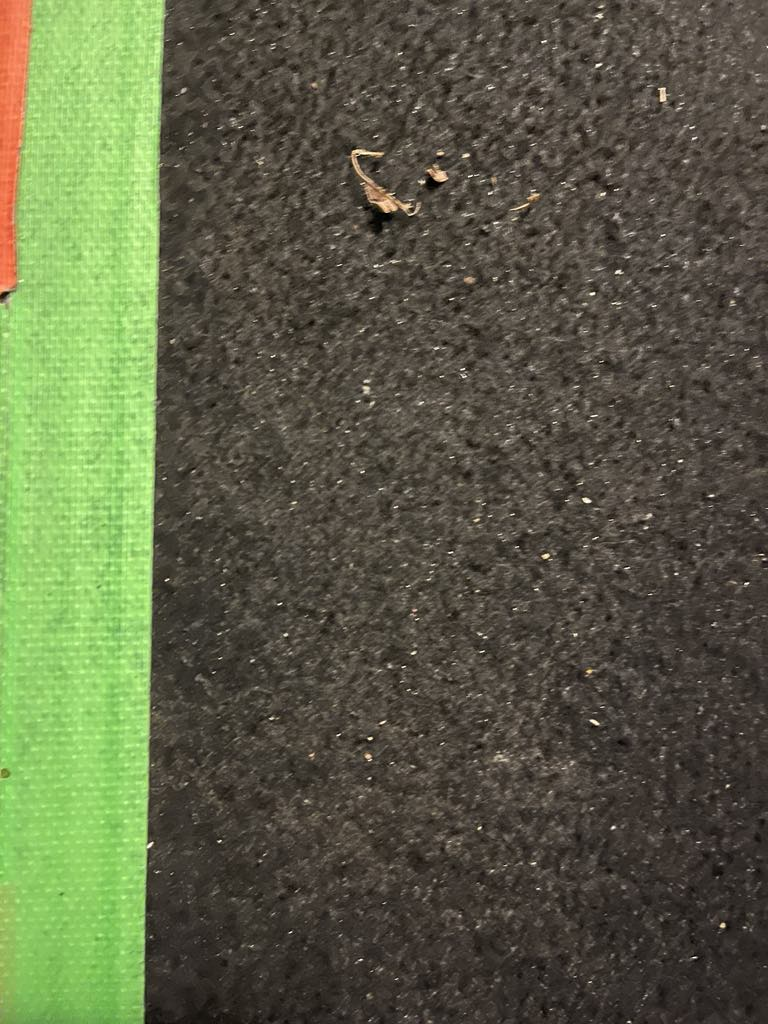
#> input picture code_24/test.jpeg, 768 x 1024 px
$ python -i camera.py   (imports and definitions only)
#> lines starting #> are read from the running program, lines starting #| are printed output that depends on the picture; after the words box and inside, x2 and y2 are one past the last pixel; in counts of white or black regions, pixels touching at a corner belong together
#> further down, picture is the input picture: shape (1024, 768, 3); mean B, G, R 70.1, 96.4, 91.8
import cv2
import os
import numpy as np

crop_height = 220
number_of_rays = 75

def sample_label(mask_r, mask_g, v, sample_radius, labels):
    color = 0 # 0 none, 1 red, 2 green, 3 car, 4 obstacle

    avg_r, avg_g = 0, 0
    for i in range(-sample_radius, sample_radius+1):
        for j in range(-sample_radius, sample_radius+1):
            avg_r += mask_r[j+v[1], i+v[0]]
            avg_g += mask_g[j+v[1], i+v[0]]

    avg_r = avg_r / (sample_radius*sample_radius)
    avg_g = avg_g / (sample_radius*sample_radius)


    if avg_r >= 127:
        color = 1
    elif avg_g >= 127:
        color = 2

    for l in labels:
        if v[0] >= l[0] and v[0] <= l[1]:
            color = 3

    if color == 0:
        color = 4

    return color

class Camera:
    def __init__(self, width=854, height=480):
        self.width = width
        self.height = height
        self.fromfile = False
        pass

    def read_frame(self):
        path = input("file name ?")
        img = cv2.imread('photos/2/'+path)
        #img = cv2.imread('photos/2/13.jpg')
        frame = cv2.flip(img, 0)
        frame = cv2.resize(frame, (self.width, self.height))
        return frame


    def process_stream(self, img):
        if self.fromfile == False:
            frame = img
        else:
            frame = self.read_frame()

        frame = frame[crop_height:, :, :]
        frame_hsv = cv2.cvtColor(frame, cv2.COLOR_BGR2HSV)
#> frame_hsv: shape (804, 768, 3); mean H, S, V 23, 67.5, 99.8


        # ----------------------------------------------------------------------
        # COLOR DETECTION
        # ----------------------------------------------------------------------
        red_lower = np.array([0, 50, 75])     # EN HSV, A AJUSTER POUR QUE LE MUR SOIT DETECTE
        red_upper = np.array([10, 220, 100])    # EN HSV, A AJUSTER POUR QUE LE MUR SOIT DETECTE

        red_lower2 = np.array([120, 50, 25])
        red_upper2 = np.array([180, 220, 230])

        green_lower = np.array([30, 70, 30])  # EN HSV, A AJUSTER POUR QUE LE MUR SOIT DETECTE
        green_upper = np.array([85, 255, 255])  # EN HSV, A AJUSTER POUR QUE LE MUR SOIT DETECTE

        mask_r1 = cv2.inRange(frame_hsv, red_lower, red_upper)
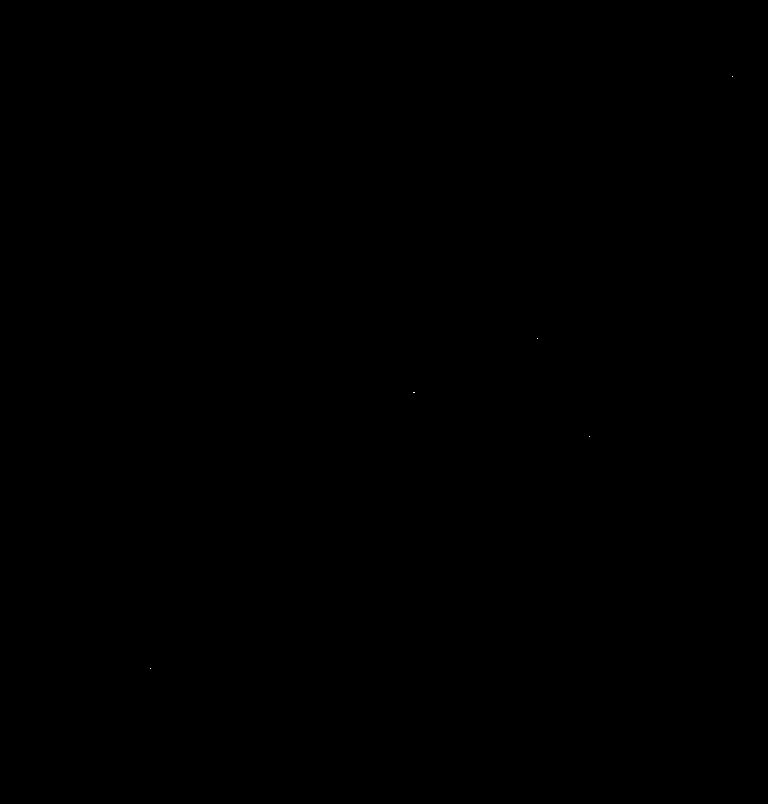
#> mask_r1: shape (804, 768); 0% white in thin lines or dots, all inside (x1, y1, x2, y2) = (150, 76, 733, 669)
        mask_r2 = cv2.inRange(frame_hsv, red_lower2, red_upper2)
#> mask_r2: shape (804, 768); 0% white in thin lines or dots, all inside (x1, y1, x2, y2) = (419, 76, 768, 804)
        mask_r = mask_r1
        mask_r = cv2.bitwise_or(mask_r1, mask_r2)
#> mask_r: shape (804, 768); 0% white in thin lines or dots, all inside (x1, y1, x2, y2) = (150, 76, 768, 804)

        mask_g = cv2.inRange(frame_hsv, green_lower, green_upper)
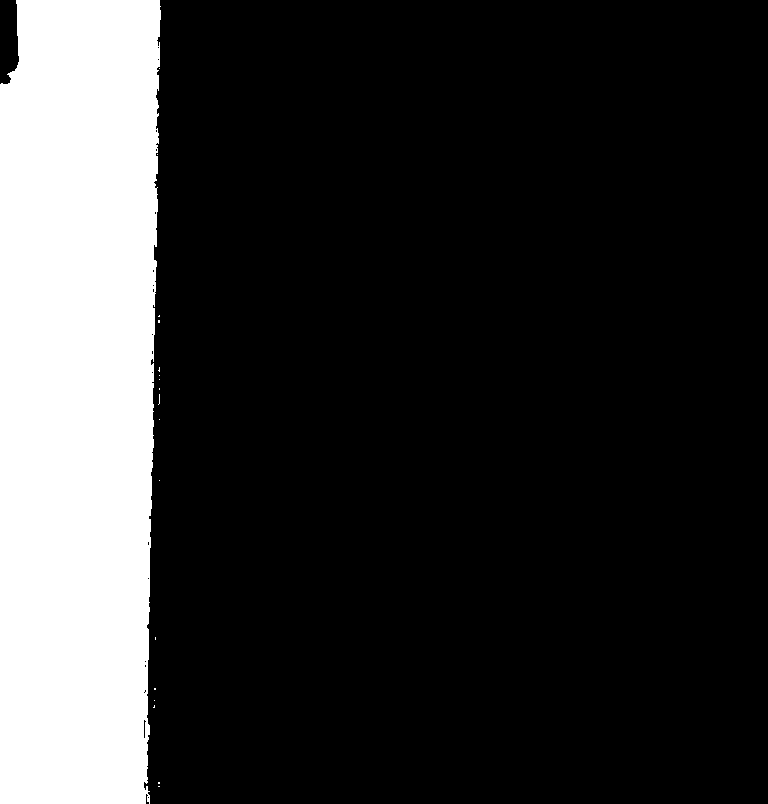
#> mask_g: shape (804, 768); 19.7% white; 18 white regions (17 under 20 px), largest, box (x1, y1, x2, y2) and area: (0, 0, 161, 804) 121864


        kernel = np.ones((3, 3), np.uint8)
        mask_r = cv2.morphologyEx(mask_r, cv2.MORPH_CLOSE, kernel)
        mask_g = cv2.morphologyEx(mask_g, cv2.MORPH_CLOSE, kernel)
#> mask_g: shape (804, 768); 19.8% white; 15 white regions (14 under 20 px), largest, box (x1, y1, x2, y2) and area: (0, 0, 161, 804) 122010


        stack_r = np.column_stack(np.where(mask_r > 0))
#> stack_r = 18 rows, first 8: [76, 721], [76, 732], [327, 758], [327, 759], [327, 760], [338, 537], [341, 766], [341, 767]
        avg_r = 0
        # If no white pixels, return None
        if len(stack_r) == 0:
            avg_r = -1
        else:
            avg_r = np.mean(stack_r[:, 1])/self.width # POSITION MOYENNE DE LA COULEUR ROUGE
#> avg_r = 0.733

        stack_g = np.column_stack(np.where(mask_g > 0))
#> stack_g = 122064 pairs, first value 0 to 803, second value 0 to 160
        avg_g = 0
        # If no white pixels, return None
        if len(stack_g) == 0:
            avg_g = -1
        else:
            avg_g = np.mean(stack_g[:, 1])/self.width # POSITION MOYENNE DE LA COULEUR
#> avg_g = 0.0902

        frame_disp = np.copy(frame)
        frame_disp[:,:,2][mask_r>0] += 100
#> frame_disp: shape (804, 768, 3); mean B, G, R 68.1, 94.6, 88.4
        frame_disp[:,:,1][mask_g>0] += 100
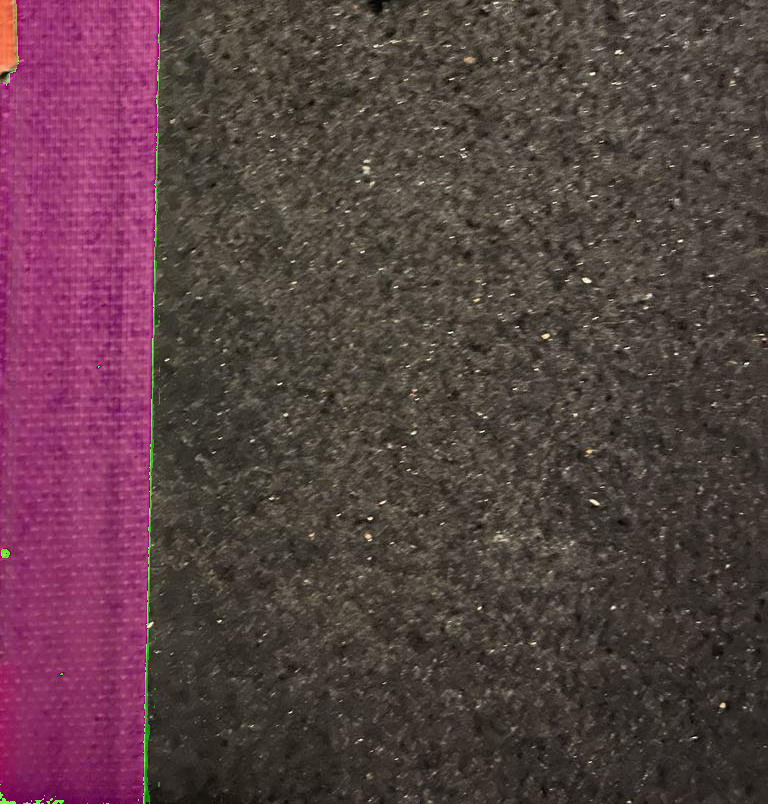
#> frame_disp: shape (804, 768, 3); mean B, G, R 68.1, 64.6, 88.4


        # ----------------------------------------------------------------------
        # EDGE / CAR DETECTION
        # ----------------------------------------------------------------------
        img_gray = cv2.cvtColor(frame, cv2.COLOR_RGB2GRAY)
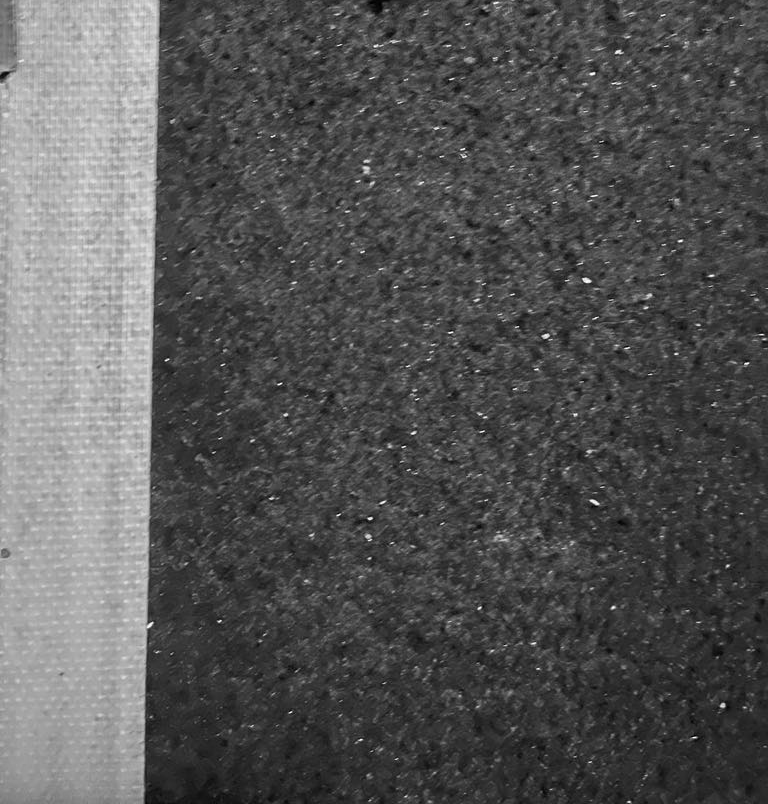
#> img_gray: shape (804, 768); min 0, max 253, mean 85.9
        # Blur the image for better edge detection
        img_blur = cv2.GaussianBlur(img_gray, (5,5), 0)
        canny_img = cv2.Canny(img_blur, 100, 200)
#> canny_img: shape (804, 768); 1.4% white in thin lines or dots

        # CONTOUR (CAR) DETECTION
        # Apply morphological closing to connect edges
        kernel = np.ones((5, 5), np.uint8)
        closed = cv2.morphologyEx(canny_img, cv2.MORPH_CLOSE, kernel)
#> closed: shape (804, 768); 2.1% white; 363 white regions (98 under 20 px), largest, box (x1, y1, x2, y2) and area: (144, 0, 162, 804) 997, (503, 202, 524, 225) 196, (647, 29, 684, 51) 172

        # Find connected components with stats
        num_labels, labels, stats, centroids = cv2.connectedComponentsWithStats(closed, connectivity=8)
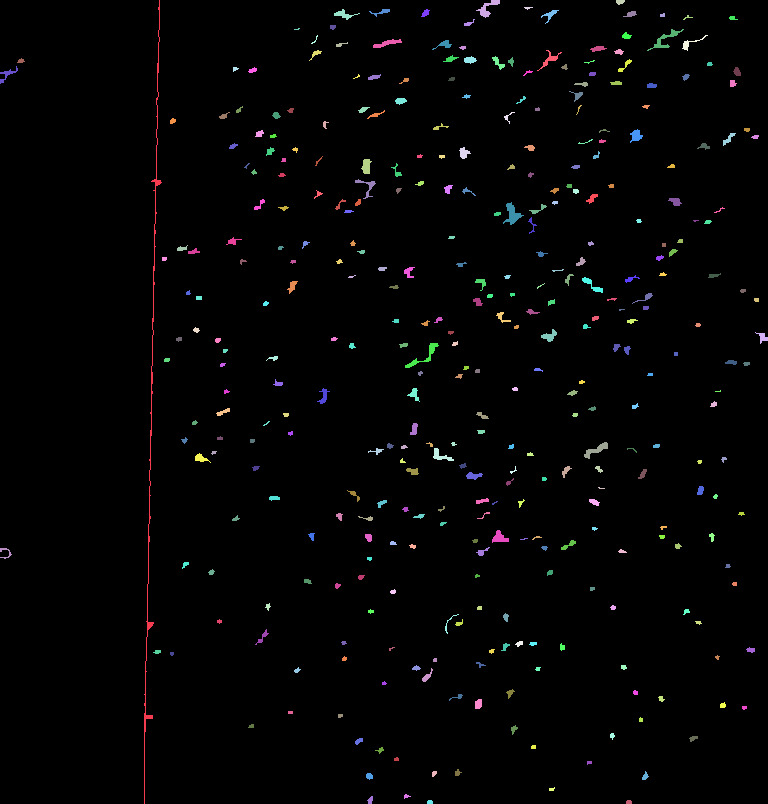
#> labels: shape (804, 768) int32; 364 distinct labels, from 0 to 363; one colour per label, 0 black
#> num_labels = 364; stats = 364 rows, first 6: [0, 0, 768, 804, 604335], [144, 0, 18, 804, 997], [476, 0, 24, 18, 149], [616, 0, 9, 5, 34], [524, 7, 9, 3, 15], [334, 9, 26, 11, 97]; centroids = 364 pairs, first value 5.2 to 762.1, second value 1.5 to 801.6

        # Minimum area to consider (adjust based on your scenario)
        min_area = 500
        min_density = 0.4

        car_label = []
        for i in range(1, num_labels):
            component_mask = (labels==i).astype(np.uint8)
            original_edges_in_component = cv2.bitwise_and(canny_img, canny_img, mask=component_mask)

            component_area = stats[i, cv2.CC_STAT_AREA]
            edge_pixels = np.count_nonzero(original_edges_in_component)
            edge_density = edge_pixels / component_area if component_area > 0 else 0

            if edge_density >= min_density and component_area >= min_area:
                x = stats[i, cv2.CC_STAT_LEFT]
                y = stats[i, cv2.CC_STAT_TOP]
                w = stats[i, cv2.CC_STAT_WIDTH]
                h = stats[i, cv2.CC_STAT_HEIGHT]
                car_label.append((x, x+w))
                cv2.rectangle(frame_disp, (x, y), (x + w, y + h), (255, 0, 0), 2)
#> this loop made 363 passes
#> (component_area, edge_pixels, edge_density, x, y, w, h) on pass 1: (997, 851, 0.854, 144, 0, 18, 804)
#> (component_area, edge_pixels, edge_density) on passes 2, 3, 5, 6, 7, 8: (149, 62, 0.416), (34, 16, 0.471), (97, 56, 0.577), (56, 36, 0.643), (42, 24, 0.571), (73, 42, 0.575)
#> pass 1, in process_stream, `component_mask = (labels==i).astype(np.uint8)`:
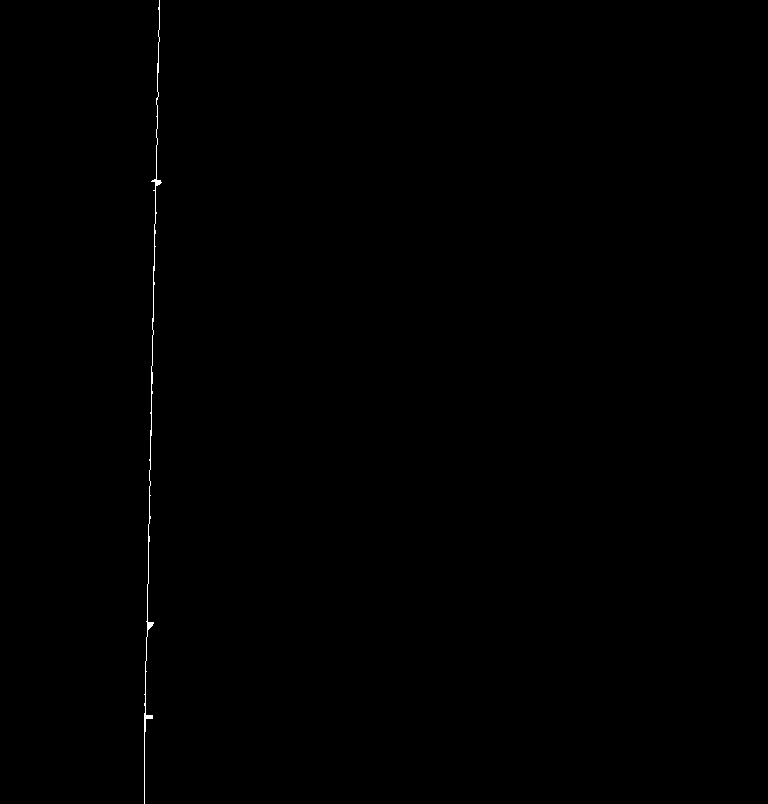
#> component_mask: shape (804, 768); values 0 (black) and 1 (white), 0.16% white in thin lines or dots, all inside (x1, y1, x2, y2) = (144, 0, 162, 804)
#> after the loop:
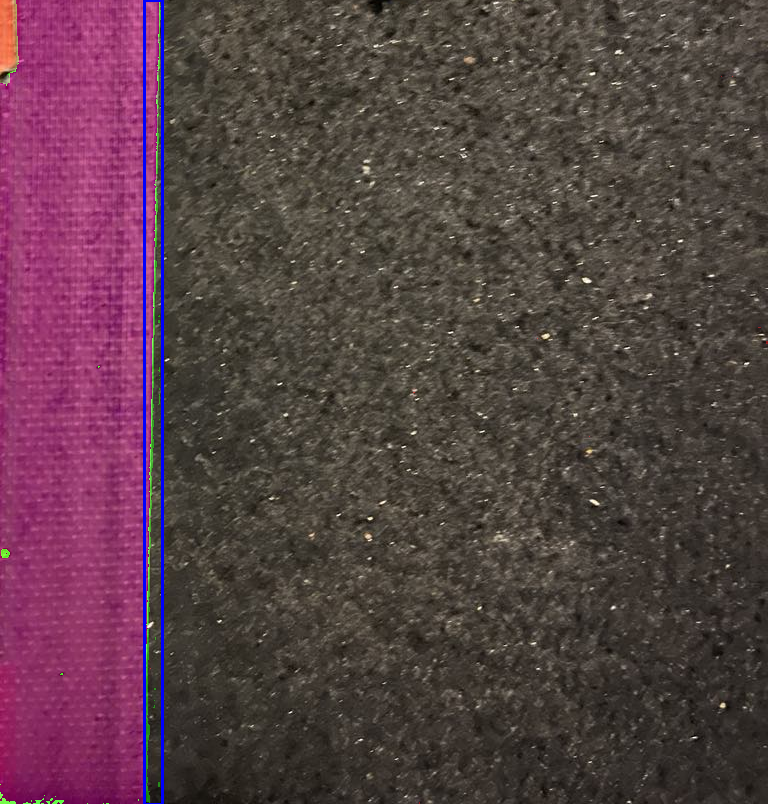
#> frame_disp: shape (804, 768, 3); 0.79% of pixels changed, all inside (x1, y1, x2, y2) = (143, 0, 164, 804)
#> after the loop: original_edges_in_component: shape (804, 768); 0% white in thin lines or dots, all inside (x1, y1, x2, y2) = (626, 800, 632, 804)
#> after the loop, car_label = [(144, 162)]

        # ----------------------------------------------------------------------
        # LIDAR POINT SAMPLING
        # ----------------------------------------------------------------------
        margin = 5
        points = np.linspace(0+margin, self.width-margin-1, number_of_rays, dtype=int)
        height_of_color = 10
        sample_radius = 5

        ray_pos = [(v, height_of_color) for v in points]
        ray_labels = [sample_label(mask_r, mask_g, v, sample_radius, car_label) for v in ray_pos]
#> after the loop in sample_label, `for i in range(-sample_radius, sample_radius+1):`: avg_g = 0
#> the loop in sample_label, `for l in labels:` made 1 pass
#> the loop in sample_label (call 2), `for l in labels:` made 1 pass
        for v in ray_pos:
            a = (int(v[0]-sample_radius), int(v[1]-sample_radius))
            b = (int(v[0]+sample_radius), int(v[1]+sample_radius))
            color = (0, 0, 0)
            i = ray_pos.index(v)
            if ray_labels[i]==1:
                color = (0, 0, 255)
            if ray_labels[i]==2:
                color = (0, 255, 0)
            if ray_labels[i]==3:
                color = (255, 0, 0)

            cv2.rectangle(frame_disp, a, b, color, 1)

        ratio_r = np.count_nonzero(mask_r)/(self.width*self.height) # POURCENTAGE DE LA COULEUR ROUGE
        ratio_g = np.count_nonzero(mask_g)/(self.width*self.height) # POURCENTAGE DE LA COULEUR VERTE

        return ray_pos, ray_labels, frame_disp, # ratio_r, ratio_g, avg_r, avg_g

>>> import cv2
>>> picture = cv2.imread('../code_24/test.jpeg')
#> (the run stopped early here; a loop or call above may not have finished)
